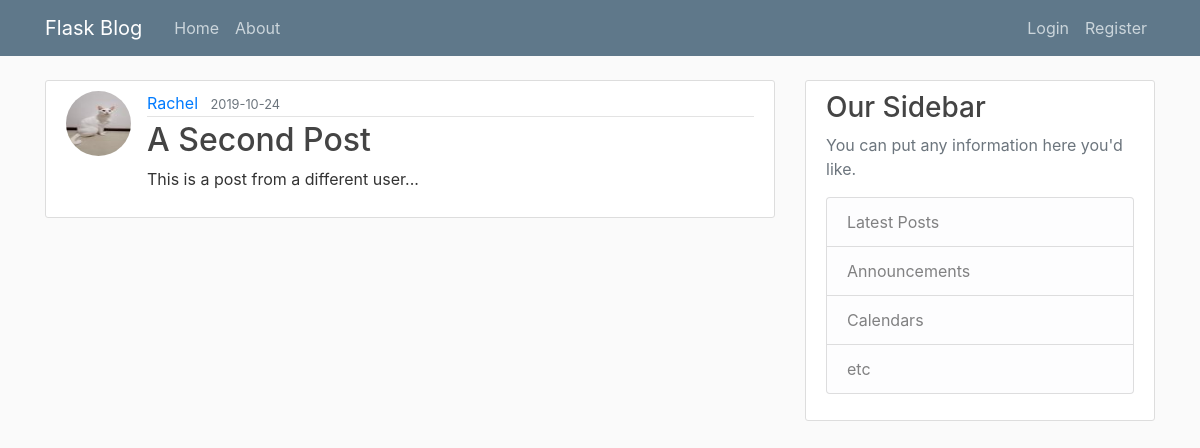
Screenshot of /post/2 with the database file from the repository.
### flaskblog/models.py (models this page shows, shortened)
class User(Base, UserMixin):
    __tablename__ = 'user'
    id = Column(Integer, primary_key=True)
    username = Column(String(20), unique=True, nullable=False)
    email = Column(String(120), unique=True, nullable=False)
    image_file = Column(String(20), nullable=False, default='default.jpg')
    password = Column(String(60), nullable=False)
    confirmed_email = Column(Boolean, nullable=False, default=False,)
    posts = relationship('Post', backref='author', lazy=True)

class Post(Base):
    __tablename__ = 'post'
    id = Column(Integer, primary_key=True)
    title = Column(String(100), nullable=False)
    date_posted = Column(DateTime, nullable=False, default=datetime.utcnow)
    content = Column(Text, nullable=False)
    user_id = Column(Integer, ForeignKey('user.id'), nullable=False)

### flaskblog/posts/routes.py (the view)
@posts.route("/post/<int:post_id>")
def post(post_id):
    post = session.query(Post).get(post_id)
    if post:
        return render_template('post.html',title=post.title,post=post)
    else:
        return render_template("errors/404.html")

### flaskblog/templates/post.html (shortened to what this page needs)
{% extends "layout.html" %}
{% block content %}
    <article class="media content-section">
        <img class="rounded-circle article-img" src="{{ url_for('static',filename='profile_pics/' + post.author.image_file) }}">
        <div class="media-body">
            <div class="article-metadata">
              <a class="mr-2" href="{{url_for('users.user_posts',username=post.author.username) }}">{{ post.author.username }}</a>
              <small class="text-muted">{{ post.date_posted.strftime('%Y-%m-%d') }}</small>
            </div>
            <h2 class="article-title">{{ post.title }}</a></h2>
            <p class="article-content">{{ post.content }}</p>
        </div>
    </article>
{% endblock content %}

### flaskblog/static/main.css (style rules this page uses)
body { background: #fafafa; color: #333333; margin-top: 5rem; }
h1, h2, h3, h4, h5, h6 { color: #444444; }
.content-section { background: #ffffff; padding: 10px 20px; border: 1px solid #dddddd; border-radius: 3px; margin-bottom: 20px; }
.article-title { color: #444444; }
.article-content { white-space: pre-line; }
.article-img { height: 65px; width: 65px; margin-right: 16px; }
.article-metadata { padding-bottom: 1px; margin-bottom: 4px; border-bottom: 1px solid #e3e3e3 }

### rows the page displays
User: image_file (picture), author.username "Rachel"
Post: date_posted "2019-10-24", title "A Second Post", content "This is a post from a different user..."
